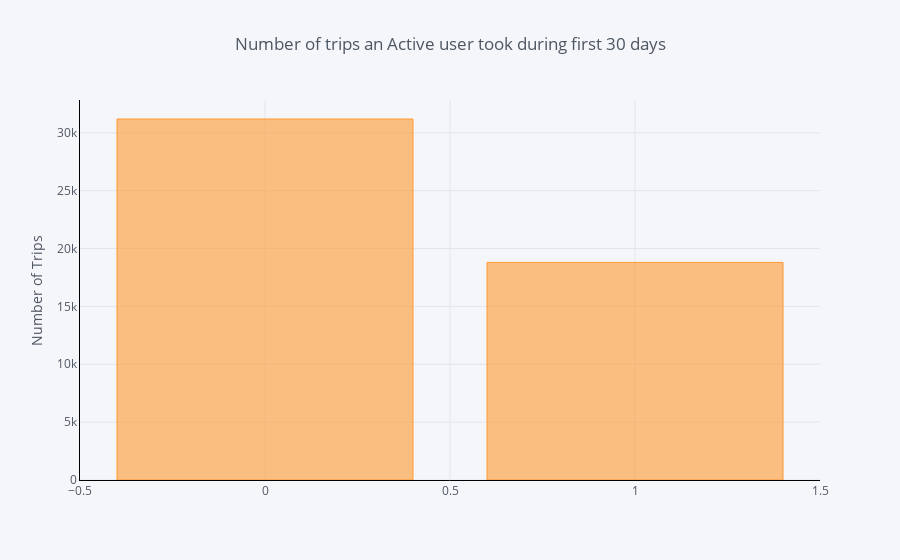

Notebook cell for this chart:
### Markdown cell above
## Visual Exploration

### Code cell
DUltimate.groupby('active').count()['trips_in_first_30_days'].iplot(
    kind='bar', yTitle='Number of Trips', linecolor='black', title='Number of trips an Active user took during first 30 days')

### Figure 1 — Plotly figure (JSON) as saved in the notebook; plotly's stock layout.template omitted (floating-point values rounded to 4 significant figures)
{"data": [{"marker": {"color": "rgba(255, 153, 51, 0.6)", "line": {"color": "rgba(255, 153, 51, 1.0)", "width": 1}}, "name": "trips_in_first_30_days", "orientation": "v", "text": "", "type": "bar", "uid": "12b04501-c915-4cd0-a784-43e2ca4707d7", "x": [0, 1], "y": [31196, 18804]}], "layout": {"legend": {"bgcolor": "#F5F6F9", "font": {"color": "#4D5663"}}, "paper_bgcolor": "#F5F6F9", "plot_bgcolor": "#F5F6F9", "title": {"font": {"color": "#4D5663"}, "text": "Number of trips an Active user took during first 30 days"}, "xaxis": {"gridcolor": "#E1E5ED", "linecolor": "black", "showgrid": true, "tickfont": {"color": "#4D5663"}, "title": {"font": {"color": "#4D5663"}, "text": ""}, "zerolinecolor": "#E1E5ED"}, "yaxis": {"gridcolor": "#E1E5ED", "linecolor": "black", "showgrid": true, "tickfont": {"color": "#4D5663"}, "title": {"font": {"color": "#4D5663"}, "text": "Number of Trips"}, "zerolinecolor": "#E1E5ED"}}}
